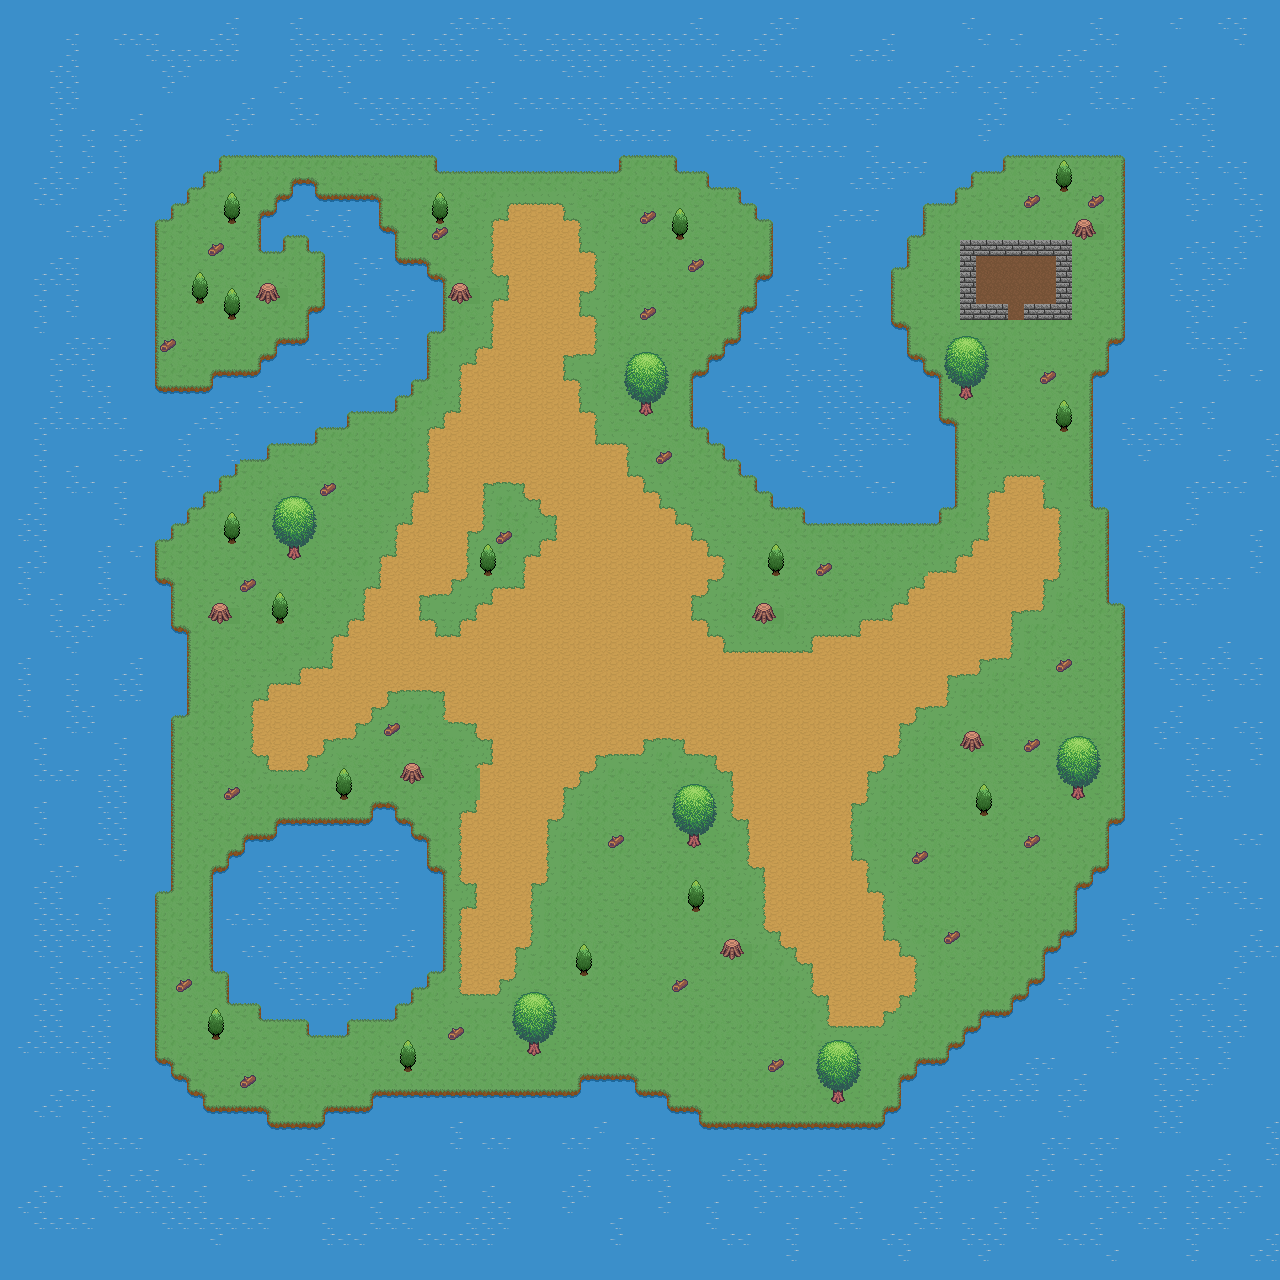

Tiled map render using the project's own tile images. Description and the map definition, with tile-layer contents summarised, below:
An orthogonal 80x80 tile map with 16x16 px tiles, 1 tile layer (Livello tile 1).

<map version="1.10" tiledversion="1.10.2" orientation="orthogonal" renderorder="right-down" width="80" height="80" tilewidth="16" tileheight="16" infinite="0" nextlayerid="2" nextobjectid="1">
 <tileset firstgid="1" name="mappa" tilewidth="17" tileheight="16" tilecount="50" columns="0">
  <grid orientation="orthogonal" width="1" height="1" />
  <tile id="0">
   <image width="16" height="16" source="../tiles/water00.png" />
  </tile>
  <tile id="1">
   <image width="16" height="16" source="../tiles/water01.png" />
  </tile>
  <tile id="2">
   <image width="16" height="16" source="../tiles/water02.png" />
  </tile>
  <tile id="3">
   <image width="16" height="16" source="../tiles/water03.png" />
  </tile>
  <tile id="4">
   <image width="16" height="16" source="../tiles/water04.png" />
  </tile>
  <tile id="5">
   <image width="16" height="16" source="../tiles/water05.png" />
  </tile>
  <tile id="6">
   <image width="16" height="16" source="../tiles/water06.png" />
  </tile>
  <tile id="7">
   <image width="16" height="16" source="../tiles/water07.png" />
  </tile>
  <tile id="8">
   <image width="16" height="16" source="../tiles/water08.png" />
  </tile>
  <tile id="9">
   <image width="16" height="16" source="../tiles/water09.png" />
  </tile>
  <tile id="10">
   <image width="16" height="16" source="../tiles/water10.png" />
  </tile>
  <tile id="11">
   <image width="16" height="16" source="../tiles/water11.png" />
  </tile>
  <tile id="12">
   <image width="16" height="16" source="../tiles/water12.png" />
  </tile>
  <tile id="13">
   <image width="16" height="16" source="../tiles/water13.png" />
  </tile>
  <tile id="14">
   <image width="16" height="16" source="../tiles/earth.png" />
  </tile>
  <tile id="15">
   <image width="16" height="16" source="../tiles/grass00.png" />
  </tile>
  <tile id="16">
   <image width="16" height="16" source="../tiles/grass01.png" />
  </tile>
  <tile id="17">
   <image width="16" height="16" source="../tiles/road00.png" />
  </tile>
  <tile id="18">
   <image width="16" height="16" source="../tiles/road01.png" />
  </tile>
  <tile id="19">
   <image width="16" height="16" source="../tiles/road02.png" />
  </tile>
  <tile id="20">
   <image width="16" height="16" source="../tiles/road03.png" />
  </tile>
  <tile id="21">
   <image width="16" height="16" source="../tiles/road04.png" />
  </tile>
  <tile id="22">
   <image width="16" height="16" source="../tiles/road05.png" />
  </tile>
  <tile id="23">
   <image width="16" height="16" source="../tiles/road06.png" />
  </tile>
  <tile id="24">
   <image width="16" height="16" source="../tiles/road07.png" />
  </tile>
  <tile id="25">
   <image width="16" height="16" source="../tiles/road08.png" />
  </tile>
  <tile id="26">
   <image width="16" height="16" source="../tiles/road09.png" />
  </tile>
  <tile id="27">
   <image width="16" height="16" source="../tiles/road10.png" />
  </tile>
  <tile id="28">
   <image width="16" height="16" source="../tiles/road11.png" />
  </tile>
  <tile id="29">
   <image width="16" height="16" source="../tiles/road12.png" />
  </tile>
  <tile id="31">
   <image width="16" height="16" source="../tiles/trunk.png" />
  </tile>
  <tile id="32">
   <image width="16" height="16" source="../tiles/wall.png" />
  </tile>
  <tile id="33">
   <image width="16" height="16" source="../tiles/tree00.png" />
  </tile>
  <tile id="34">
   <image width="16" height="16" source="../tiles/tree01.png" />
  </tile>
  <tile id="35">
   <image width="17" height="16" source="../tiles/tree01/00.png" />
  </tile>
  <tile id="36">
   <image width="16" height="16" source="../tiles/tree01/01.png" />
  </tile>
  <tile id="37">
   <image width="16" height="16" source="../tiles/tree01/02.png" />
  </tile>
  <tile id="38">
   <image width="16" height="16" source="../tiles/tree01/03.png" />
  </tile>
  <tile id="39">
   <image width="16" height="16" source="../tiles/tree02/06.png" />
  </tile>
  <tile id="40">
   <image width="16" height="16" source="../tiles/tree02/07.png" />
  </tile>
  <tile id="41">
   <image width="16" height="16" source="../tiles/tree02/08.png" />
  </tile>
  <tile id="42">
   <image width="16" height="16" source="../tiles/tree02/09.png" />
  </tile>
  <tile id="43">
   <image width="16" height="16" source="../tiles/tree02/10.png" />
  </tile>
  <tile id="44">
   <image width="16" height="16" source="../tiles/tree02/11.png" />
  </tile>
  <tile id="45">
   <image width="16" height="16" source="../tiles/tree02/00.png" />
  </tile>
  <tile id="46">
   <image width="16" height="16" source="../tiles/tree02/01.png" />
  </tile>
  <tile id="47">
   <image width="16" height="16" source="../tiles/tree02/02.png" />
  </tile>
  <tile id="48">
   <image width="16" height="16" source="../tiles/tree02/03.png" />
  </tile>
  <tile id="49">
   <image width="16" height="16" source="../tiles/tree02/04.png" />
  </tile>
  <tile id="50">
   <image width="16" height="16" source="../tiles/tree02/05.png" />
  </tile>
 </tileset>
 <layer id="1" name="Livello tile 1" width="80" height="80">
  <data>[6400 cells, 6400 non-empty, 50 distinct tile ids]</data>
 </layer>
</map>
